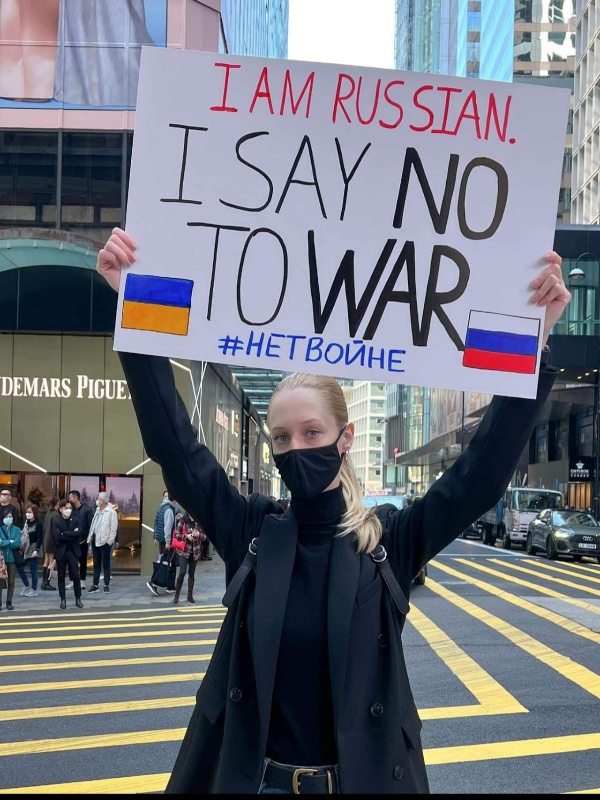
#> input picture Object_Detection/img2.jpeg, 600 x 800 px, found by its file name
$ python Computing_histograms.py
#> lines starting #> are read from the running program, lines starting #| are printed output that depends on the picture
"""
Computing histograms:
    Computing histograms allows you to visualize the distribution of pixel intensities in an image.
"""
import cv2 as cv
import matplotlib.pyplot as plot
img = cv.imread('../../Obj_Detection/img2.jpeg')
#> img is the input picture: shape (800, 600, 3); mean B, G, R 126.6, 117.9, 115
gray = cv.cvtColor(img,cv.COLOR_BGR2GRAY)
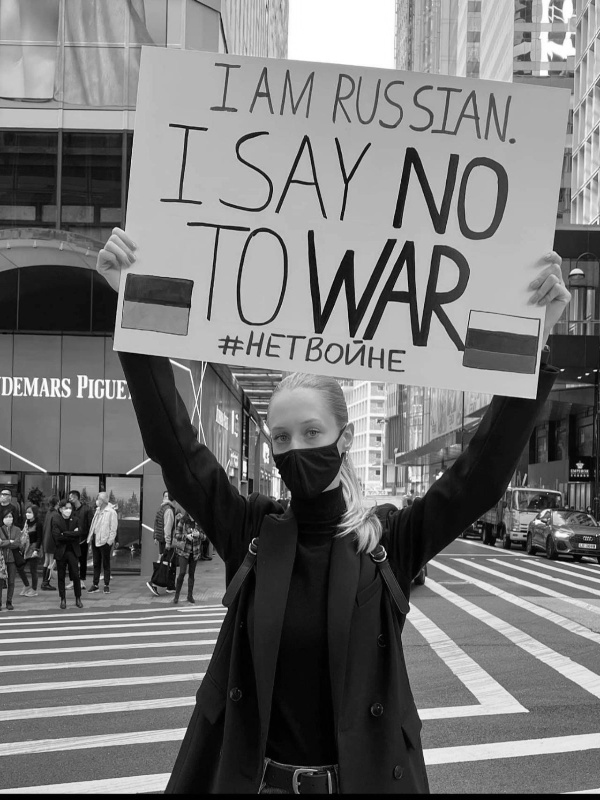
#> gray: shape (800, 600); min 0, max 255, mean 118.1
#cv.imshow('gray',gray)

'''# Grayscale histogram
gray_hist = cv.calcHist([gray],[0],None,[256],[0,256])
plot.figure()
plot.title('Grayscale Histogram')
plot.xlabel('Bins')
plot.ylabel(' # of pixels')
plot.plot(gray_hist)
plot.xlim([0,256])
plot.show()'''

# Color Histograms
plot.figure()
plot.title('Grayscale Histogram')
plot.xlabel('Bins')
plot.ylabel(' # of pixels')
colors = ('b','g','r')
for i,col in enumerate(colors):
    hist = cv.calcHist([img],[i],None,[256],[0,256])
    plot.plot(hist,color=col)
    plot.xlim([0,256])
plot.show()
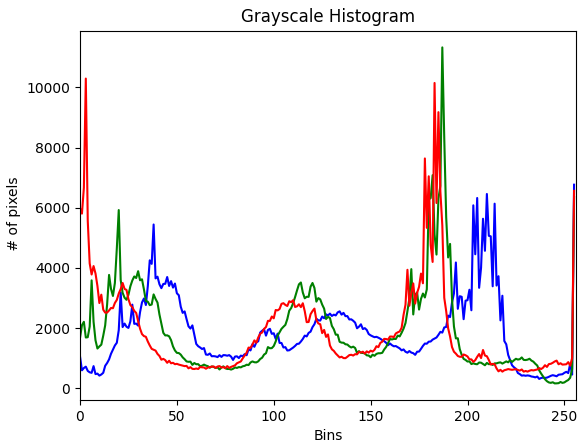
#> figure drawn by matplotlib, 1 panel; curve peaks at x = 255, y = 6765; curve peaks at x = 187, y = 11327; curve peaks at x = 3, y = 10291

cv.waitKey(0)

$ run again, with Object_Detection/img1.jpeg copied over Object_Detection/img2.jpeg
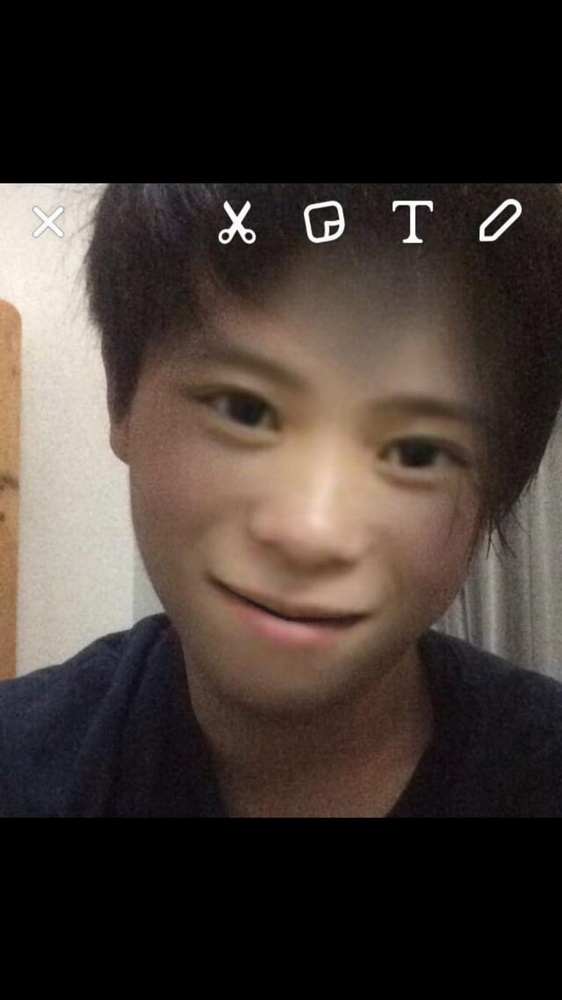
#> input picture Object_Detection/img1.jpeg, 562 x 1000 px, shrunk from 899 x 1599 before the run, found by its file name
#> img is the input picture: shape (1000, 562, 3); mean B, G, R 49.6, 55.1, 64.8
#> `gray = cv.cvtColor(img,cv.COLOR_BGR2GRAY)`:
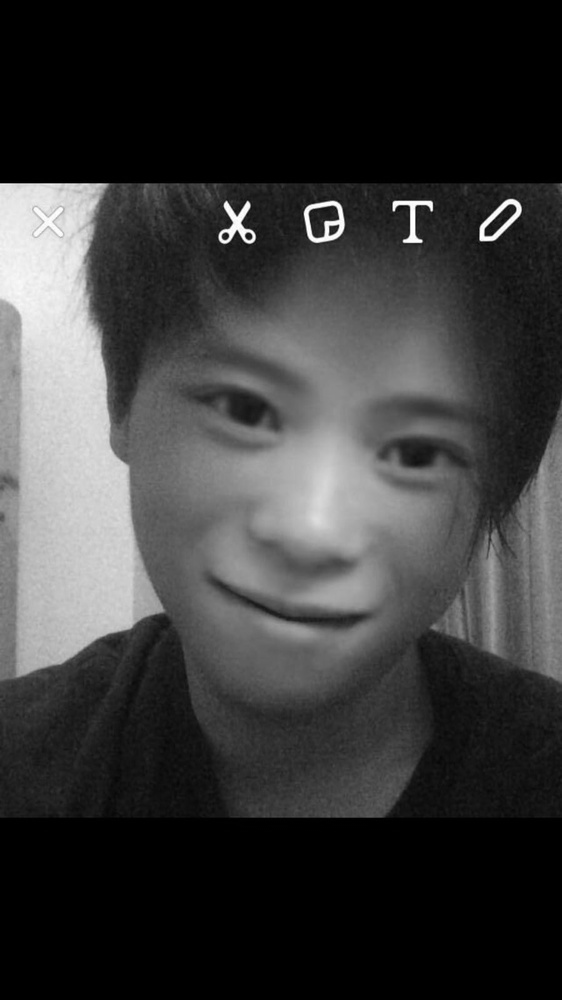
#> gray: shape (1000, 562); min 0, max 255, mean 57.4
#> `plot.show()`:
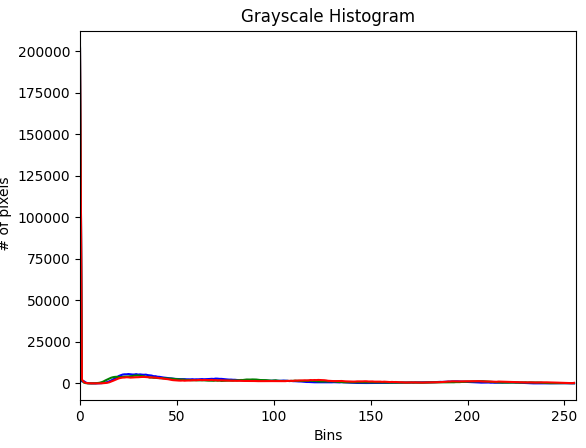
#> figure drawn by matplotlib, 1 panel; curve peaks at x = 0, y = 201816; curve peaks at x = 0, y = 202363; curve peaks at x = 0, y = 201281
